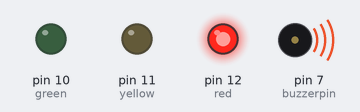
Simulated run of this sketch. Board: Arduino Uno, built with avr-gcc and run on an emulated ATmega328P. Shown: output pins drawn as LEDs (lit = HIGH), buzzer (waves = sounding).

Above: at 0.2 s.
At 0.7 s:
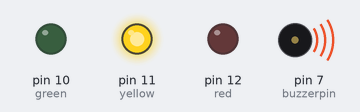
At 2.7 s:
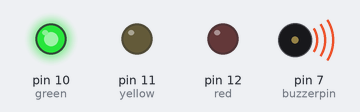
Timing chart, 0 to 3.5 s (numbered marks = the images above):
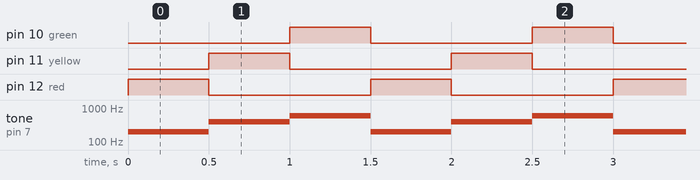

Measured:
- by itself, pin 10 (green), pin 11 (yellow), pin 12 (red): alternates HIGH for 0.50 s and LOW for 1.0 s
- by itself, tone on pin 7 (buzzerpin): repeats every 1.5 s: 400 Hz 0.50 s, 600 Hz 0.50 s, 200 Hz 0.50 s

The sketch:

blink_buzzer.ino
```cpp
int buzzerpin = 7;
int red = 12;
int yellow = 11;
int green = 10;
int fre;//set the variable to store the frequence value

void setup() {
  pinMode(buzzerpin, OUTPUT);
  pinMode(red, OUTPUT);
  pinMode(yellow, OUTPUT);
  pinMode(green, OUTPUT);
}

void loop() {
  digitalWrite(green, LOW);
  digitalWrite(red, HIGH);   // turn the LED on (HIGH is the voltage level)
  tone(buzzerpin, 200);
  delay(500);                       // wait for a second
  digitalWrite(red, LOW);    // turn the LED off by making the voltage LOW
  digitalWrite(yellow, HIGH);
  tone(buzzerpin, 400);
  delay(500);
  digitalWrite(yellow, LOW);    // turn the LED off by making the voltage LOW
  digitalWrite(green, HIGH);
  tone(buzzerpin, 600);
  delay(500);
}
```
